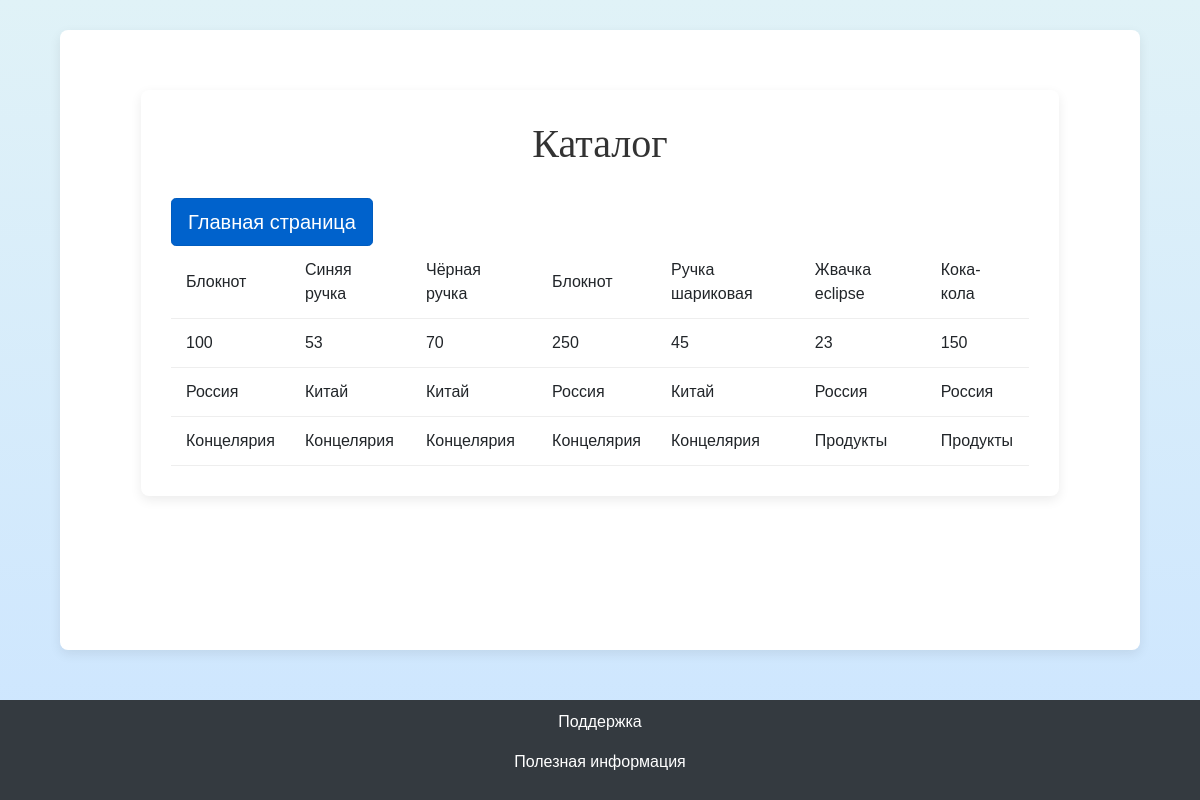
/catalog, run on the app's committed database.
### data/products.py (models this page shows)
class Product(SqlAlchemyBase):
    __tablename__ = 'products'
    id = sqlalchemy.Column(sqlalchemy.Integer,
                           primary_key=True, autoincrement=True)
    name = sqlalchemy.Column(sqlalchemy.String, nullable=True)
    price = sqlalchemy.Column(sqlalchemy.Integer, nullable=True)
    provider = sqlalchemy.Column(sqlalchemy.String, nullable=True)
    type = sqlalchemy.Column(sqlalchemy.String, nullable=True)

### main.py (the view)
@app.route('/catalog', methods=['GET', 'POST'])
def catalog():
    db_sess = db_session.create_session()
    products_db = db_sess.query(Product).all()
    names = [product.name for product in products_db]
    prices = [product.price for product in products_db]
    providers = [product.provider for product in products_db]
    types = [product.type for product in products_db]
    result = []
    for i in range(len(names)):
        result.append([names[i], prices[i], providers[i], types[i]])
    return render_template('catalog.html', title='Домашняя страница', list=names, list1=prices, list2=providers,
                           list3=types)

### data/db_session.py (called while the page is built)
def create_session() -> Session:
    global __factory
    return __factory()

### templates/catalog.html (shortened to what this page needs)
<!DOCTYPE html>
<html>
<head>
     <link rel="stylesheet" href="https://stackpath.bootstrapcdn.com/bootstrap/4.4.1/css/bootstrap.min.css">
</head>
<body>
<main role="main" class="container">
<div class="container">
    <h1>Каталог</h1>
    <a href="success" class="btn btn-primary btn-lg active" role="button" aria-pressed="true">Главная страница</a>
    <table class="product-table">
        <tbody>
        <tr>
            {% for item in list %}
            <td>{{item}}</td>
            {% endfor %}
        </tr>
        <tr>
            {% for item in list1 %}
            <td>{{item}}</td>
            {% endfor %}
        </tr>
        <tr>
            {% for item in list2 %}
            <td>{{item}}</td>
            {% endfor %}
        </tr>
        <tr>
            {% for item in list3 %}
            <td>{{item}}</td>
            {% endfor %}
        </tr>
        </tbody>
    </table>
</div>
</main>
<footer>
    <p><a class="telegram-link" href="https://t.me/store1523_support_bot" target="_blank">Поддержка</a></p>
    <p><a class="telegram-link" href="https://t.me/store1523_news_bot" target="_blank">Полезная информация</a></p>
</footer>
</body>
</html>

### templates/catalog.html (style rules this page uses)
body { background-color: #f8f9fa; font-family: 'Arial', sans-serif; display: flex; flex-direction: column; min-height: 100vh; margin: 0; background: linear-gradient(to bottom, #e0f2f7, #cce5ff); }
.container { width: 90%; margin: 30px auto; background-color: #fff; padding: 30px; border-radius: 8px; box-shadow: 0 4px 12px rgba(0, 0, 0, 0.08); }
h1 { text-align: center; color: #333; margin-bottom: 30px; font-family: 'Cormorant Garamond', serif; font-size: 2.5em; font-weight: normal; }
.product-table { width: 100%; border-collapse: collapse; }
.product-table th, .product-table td { padding: 12px 15px; text-align: left; border-bottom: 1px solid #eee; }
.product-table td { vertical-align: middle; }
.telegram-link { color: white; text-decoration: none; }
main { flex: 1; }
footer { background-color: #343a40; color: white; text-align: center; padding: 10px; margin-top: 20px; }

### data on the page
Product: name "Блокнот", provider "Россия", type "Концелярия"
Product: name "Синяя ручка", provider "Китай", type "Концелярия"
Product: name "Чёрная ручка", provider "Китай", type "Концелярия"
Product: name "Блокнот", provider "Россия", type "Концелярия"
Product: name "Ручка шариковая", provider "Китай", type "Концелярия"
Product: name "Жвачка eclipse", provider "Россия", type "Продукты"
Product: name "Кока-кола", provider "Россия", type "Продукты"

### other printed values
{{ item }} "100" "53" "70" "250" "45" "23" "150"
